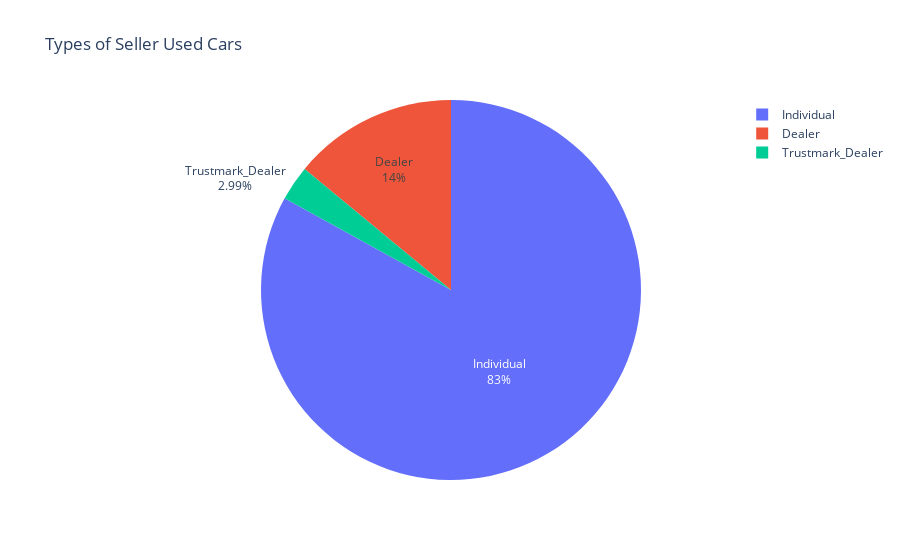

The code cell stored with this chart in its notebook:
### Code cell
iplot(px.pie(values=df['seller_type'].value_counts(),
             names=['Individual','Dealer','Trustmark_Dealer'],
             title='Types of Seller Used Cars'
).update_traces(textinfo='label+percent'))

### Figure 1 — Plotly figure (JSON) as saved in the notebook; plotly's stock layout.template omitted (floating-point values rounded to 4 significant figures)
{"data": [{"domain": {"x": [0, 1], "y": [0, 1]}, "hovertemplate": "label=%{label}<br>value=%{value}<extra></extra>", "labels": ["Individual", "Dealer", "Trustmark_Dealer"], "legendgroup": "", "name": "", "showlegend": true, "textinfo": "label+percent", "type": "pie", "values": [6563, 1107, 236]}], "layout": {"legend": {"tracegroupgap": 0}, "title": {"text": "Types of Seller Used Cars"}}}
